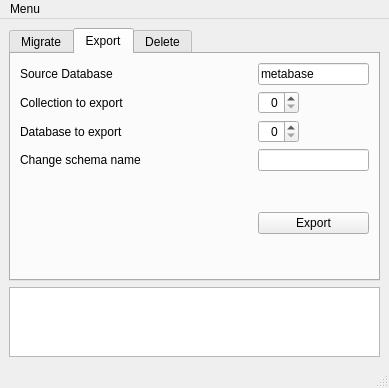
<?xml version="1.0" encoding="UTF-8"?>
<ui version="4.0">
 <class>MainWindow</class>
 <widget class="QMainWindow" name="MainWindow">
  <property name="geometry">
   <rect>
    <x>0</x>
    <y>0</y>
    <width>389</width>
    <height>382</height>
   </rect>
  </property>
  <property name="windowTitle">
   <string>Metabase Export Tool</string>
  </property>
  <property name="toolButtonStyle">
   <enum>Qt::ToolButtonIconOnly</enum>
  </property>
  <widget class="QWidget" name="centralwidget">
   <property name="enabled">
    <bool>true</bool>
   </property>
   <layout class="QVBoxLayout" name="verticalLayout">
    <item>
     <widget class="QTabWidget" name="tabWidget">
      <property name="currentIndex">
       <number>1</number>
      </property>
      <widget class="QWidget" name="tab">
       <attribute name="title">
        <string>Migrate</string>
       </attribute>
       <layout class="QGridLayout" name="gridLayout_5">
        <item row="0" column="0">
         <widget class="QLabel" name="label_6">
          <property name="font">
           <font>
            <weight>75</weight>
            <bold>true</bold>
           </font>
          </property>
          <property name="text">
           <string>Source</string>
          </property>
         </widget>
        </item>
        <item row="1" column="0" colspan="2">
         <layout class="QGridLayout" name="gridLayout" rowstretch="0,0,0" columnstretch="0,0,0">
          <item row="0" column="2">
           <widget class="QLineEdit" name="dbSourceToMigrate">
            <property name="text">
             <string>metabase</string>
            </property>
           </widget>
          </item>
          <item row="2" column="2">
           <layout class="QHBoxLayout" name="horizontalLayout_2">
            <item>
             <widget class="QSpinBox" name="databaseToMigrate">
              <property name="alignment">
               <set>Qt::AlignRight|Qt::AlignTrailing|Qt::AlignVCenter</set>
              </property>
             </widget>
            </item>
            <item>
             <spacer name="horizontalSpacer_3">
              <property name="orientation">
               <enum>Qt::Horizontal</enum>
              </property>
              <property name="sizeHint" stdset="0">
               <size>
                <width>40</width>
                <height>20</height>
               </size>
              </property>
             </spacer>
            </item>
           </layout>
          </item>
          <item row="2" column="0">
           <widget class="QLabel" name="label_4">
            <property name="text">
             <string>Database to migrate</string>
            </property>
           </widget>
          </item>
          <item row="1" column="0">
           <widget class="QLabel" name="label_3">
            <property name="text">
             <string>Collection to migrate</string>
            </property>
           </widget>
          </item>
          <item row="1" column="2">
           <layout class="QHBoxLayout" name="horizontalLayout">
            <item>
             <widget class="QSpinBox" name="collectionToMigrate">
              <property name="alignment">
               <set>Qt::AlignRight|Qt::AlignTrailing|Qt::AlignVCenter</set>
              </property>
             </widget>
            </item>
            <item>
             <spacer name="horizontalSpacer_2">
              <property name="orientation">
               <enum>Qt::Horizontal</enum>
              </property>
              <property name="sizeHint" stdset="0">
               <size>
                <width>30</width>
                <height>20</height>
               </size>
              </property>
             </spacer>
            </item>
           </layout>
          </item>
          <item row="0" column="0">
           <widget class="QLabel" name="label">
            <property name="text">
             <string>Source Database</string>
            </property>
           </widget>
          </item>
          <item row="2" column="1">
           <spacer name="horizontalSpacer_5">
            <property name="orientation">
             <enum>Qt::Horizontal</enum>
            </property>
            <property name="sizeType">
             <enum>QSizePolicy::Expanding</enum>
            </property>
            <property name="sizeHint" stdset="0">
             <size>
              <width>40</width>
              <height>20</height>
             </size>
            </property>
           </spacer>
          </item>
         </layout>
        </item>
        <item row="2" column="0">
         <widget class="QLabel" name="label_7">
          <property name="font">
           <font>
            <weight>75</weight>
            <bold>true</bold>
            <underline>false</underline>
            <strikeout>false</strikeout>
           </font>
          </property>
          <property name="text">
           <string>Target</string>
          </property>
         </widget>
        </item>
        <item row="3" column="0" colspan="2">
         <layout class="QGridLayout" name="gridLayout_2">
          <item row="1" column="1">
           <spacer name="horizontalSpacer">
            <property name="orientation">
             <enum>Qt::Horizontal</enum>
            </property>
            <property name="sizeType">
             <enum>QSizePolicy::Expanding</enum>
            </property>
            <property name="sizeHint" stdset="0">
             <size>
              <width>40</width>
              <height>20</height>
             </size>
            </property>
           </spacer>
          </item>
          <item row="1" column="0">
           <widget class="QLabel" name="label_2">
            <property name="text">
             <string>Target Database</string>
            </property>
           </widget>
          </item>
          <item row="0" column="0">
           <widget class="QLabel" name="label_5">
            <property name="text">
             <string>Change to Database Id</string>
            </property>
           </widget>
          </item>
          <item row="1" column="2">
           <widget class="QLineEdit" name="dbTargetToMigrate">
            <property name="text">
             <string>metabase_target</string>
            </property>
           </widget>
          </item>
          <item row="0" column="2">
           <layout class="QHBoxLayout" name="horizontalLayout_3">
            <item>
             <widget class="QSpinBox" name="changeToDatabaseId">
              <property name="alignment">
               <set>Qt::AlignRight|Qt::AlignTrailing|Qt::AlignVCenter</set>
              </property>
             </widget>
            </item>
            <item>
             <spacer name="horizontalSpacer_4">
              <property name="orientation">
               <enum>Qt::Horizontal</enum>
              </property>
              <property name="sizeHint" stdset="0">
               <size>
                <width>40</width>
                <height>20</height>
               </size>
              </property>
             </spacer>
            </item>
           </layout>
          </item>
         </layout>
        </item>
        <item row="4" column="0">
         <spacer name="verticalSpacer_3">
          <property name="orientation">
           <enum>Qt::Vertical</enum>
          </property>
          <property name="sizeHint" stdset="0">
           <size>
            <width>20</width>
            <height>40</height>
           </size>
          </property>
         </spacer>
        </item>
        <item row="4" column="1">
         <widget class="QPushButton" name="Migrate">
          <property name="text">
           <string>Migrate</string>
          </property>
         </widget>
        </item>
       </layout>
      </widget>
      <widget class="QWidget" name="tab_2">
       <attribute name="title">
        <string>Export</string>
       </attribute>
       <layout class="QGridLayout" name="gridLayout_6">
        <item row="0" column="0">
         <layout class="QGridLayout" name="gridLayout_3" rowstretch="0,0,0,0,0" columnstretch="0,0,0">
          <item row="2" column="1">
           <spacer name="horizontalSpacer_8">
            <property name="orientation">
             <enum>Qt::Horizontal</enum>
            </property>
            <property name="sizeType">
             <enum>QSizePolicy::Expanding</enum>
            </property>
            <property name="sizeHint" stdset="0">
             <size>
              <width>40</width>
              <height>20</height>
             </size>
            </property>
           </spacer>
          </item>
          <item row="2" column="2">
           <layout class="QHBoxLayout" name="horizontalLayout_4">
            <item>
             <widget class="QSpinBox" name="databaseToExport">
              <property name="alignment">
               <set>Qt::AlignRight|Qt::AlignTrailing|Qt::AlignVCenter</set>
              </property>
             </widget>
            </item>
            <item>
             <spacer name="horizontalSpacer_6">
              <property name="orientation">
               <enum>Qt::Horizontal</enum>
              </property>
              <property name="sizeHint" stdset="0">
               <size>
                <width>40</width>
                <height>20</height>
               </size>
              </property>
             </spacer>
            </item>
           </layout>
          </item>
          <item row="0" column="2">
           <widget class="QLineEdit" name="dbSourceToExport">
            <property name="text">
             <string>metabase</string>
            </property>
           </widget>
          </item>
          <item row="2" column="0">
           <widget class="QLabel" name="label_8">
            <property name="text">
             <string>Database to export</string>
            </property>
           </widget>
          </item>
          <item row="4" column="1">
           <spacer name="verticalSpacer">
            <property name="orientation">
             <enum>Qt::Vertical</enum>
            </property>
            <property name="sizeHint" stdset="0">
             <size>
              <width>20</width>
              <height>40</height>
             </size>
            </property>
           </spacer>
          </item>
          <item row="4" column="2">
           <widget class="QPushButton" name="Export">
            <property name="text">
             <string>Export</string>
            </property>
           </widget>
          </item>
          <item row="1" column="2">
           <layout class="QHBoxLayout" name="horizontalLayout_5">
            <item>
             <widget class="QSpinBox" name="collectionToExport">
              <property name="alignment">
               <set>Qt::AlignRight|Qt::AlignTrailing|Qt::AlignVCenter</set>
              </property>
             </widget>
            </item>
            <item>
             <spacer name="horizontalSpacer_7">
              <property name="orientation">
               <enum>Qt::Horizontal</enum>
              </property>
              <property name="sizeHint" stdset="0">
               <size>
                <width>30</width>
                <height>20</height>
               </size>
              </property>
             </spacer>
            </item>
           </layout>
          </item>
          <item row="1" column="0">
           <widget class="QLabel" name="label_9">
            <property name="text">
             <string>Collection to export</string>
            </property>
           </widget>
          </item>
          <item row="0" column="0">
           <widget class="QLabel" name="label_10">
            <property name="text">
             <string>Source Database</string>
            </property>
           </widget>
          </item>
          <item row="3" column="2">
           <widget class="QLineEdit" name="changeToSchemaName"/>
          </item>
          <item row="3" column="0">
           <widget class="QLabel" name="label_14">
            <property name="text">
             <string>Change schema name</string>
            </property>
           </widget>
          </item>
         </layout>
        </item>
       </layout>
      </widget>
      <widget class="QWidget" name="tab_3">
       <attribute name="title">
        <string>Delete</string>
       </attribute>
       <layout class="QGridLayout" name="gridLayout_7">
        <item row="0" column="0">
         <layout class="QGridLayout" name="gridLayout_4" rowstretch="0,0,0,0" columnstretch="0,0,0">
          <item row="0" column="2">
           <widget class="QLineEdit" name="dbTargetToDelete">
            <property name="text">
             <string>metabase_target</string>
            </property>
           </widget>
          </item>
          <item row="2" column="0">
           <widget class="QLabel" name="label_11">
            <property name="text">
             <string>Database to delete</string>
            </property>
           </widget>
          </item>
          <item row="1" column="2">
           <layout class="QHBoxLayout" name="horizontalLayout_7">
            <item>
             <widget class="QSpinBox" name="collectionToDelete">
              <property name="alignment">
               <set>Qt::AlignRight|Qt::AlignTrailing|Qt::AlignVCenter</set>
              </property>
             </widget>
            </item>
            <item>
             <spacer name="horizontalSpacer_10">
              <property name="orientation">
               <enum>Qt::Horizontal</enum>
              </property>
              <property name="sizeHint" stdset="0">
               <size>
                <width>30</width>
                <height>20</height>
               </size>
              </property>
             </spacer>
            </item>
           </layout>
          </item>
          <item row="0" column="0">
           <widget class="QLabel" name="label_13">
            <property name="text">
             <string>Target Database</string>
            </property>
           </widget>
          </item>
          <item row="2" column="2">
           <layout class="QHBoxLayout" name="horizontalLayout_6">
            <item>
             <widget class="QSpinBox" name="databaseToDelete">
              <property name="alignment">
               <set>Qt::AlignRight|Qt::AlignTrailing|Qt::AlignVCenter</set>
              </property>
             </widget>
            </item>
            <item>
             <spacer name="horizontalSpacer_9">
              <property name="orientation">
               <enum>Qt::Horizontal</enum>
              </property>
              <property name="sizeHint" stdset="0">
               <size>
                <width>40</width>
                <height>20</height>
               </size>
              </property>
             </spacer>
            </item>
           </layout>
          </item>
          <item row="1" column="0">
           <widget class="QLabel" name="label_12">
            <property name="text">
             <string>Collection to delete</string>
            </property>
           </widget>
          </item>
          <item row="2" column="1">
           <spacer name="horizontalSpacer_11">
            <property name="orientation">
             <enum>Qt::Horizontal</enum>
            </property>
            <property name="sizeType">
             <enum>QSizePolicy::Expanding</enum>
            </property>
            <property name="sizeHint" stdset="0">
             <size>
              <width>40</width>
              <height>20</height>
             </size>
            </property>
           </spacer>
          </item>
          <item row="3" column="1">
           <spacer name="verticalSpacer_2">
            <property name="orientation">
             <enum>Qt::Vertical</enum>
            </property>
            <property name="sizeHint" stdset="0">
             <size>
              <width>20</width>
              <height>40</height>
             </size>
            </property>
           </spacer>
          </item>
          <item row="3" column="2">
           <widget class="QPushButton" name="Delete">
            <property name="text">
             <string>Delete</string>
            </property>
           </widget>
          </item>
         </layout>
        </item>
       </layout>
      </widget>
     </widget>
    </item>
    <item>
     <widget class="QTextEdit" name="outputLog">
      <property name="enabled">
       <bool>true</bool>
      </property>
      <property name="readOnly">
       <bool>true</bool>
      </property>
     </widget>
    </item>
   </layout>
  </widget>
  <widget class="QMenuBar" name="menubar">
   <property name="geometry">
    <rect>
     <x>0</x>
     <y>0</y>
     <width>389</width>
     <height>21</height>
    </rect>
   </property>
   <widget class="QMenu" name="menuMenu">
    <property name="title">
     <string>Menu</string>
    </property>
    <addaction name="actionExit"/>
   </widget>
   <addaction name="menuMenu"/>
  </widget>
  <widget class="QStatusBar" name="statusbar"/>
  <action name="actionExit">
   <property name="text">
    <string>Exit</string>
   </property>
  </action>
 </widget>
 <resources/>
 <connections/>
</ui>
